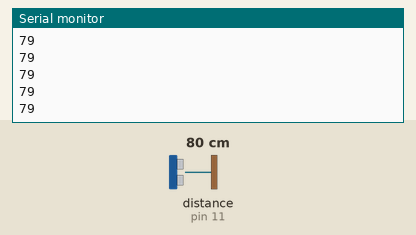
Simulated run of this sketch. Board: Arduino Uno, built with avr-gcc and run on an emulated ATmega328P. Shown: the last lines printed to the serial monitor. Wiring (inferred from the names in the program): ultrasonic range finder: trigger pin 10; echo pin 11. Inputs (shaded band) come from the test bench; at power-on: distance to the obstacle (sensor on pin 11) 80 cm. The echo pulse lasts 58.3 µs per cm.

Above: at 1.2 s.
1.3 s: distance to the obstacle (sensor on pin 11) set to 2 cm
At 1.71 s:
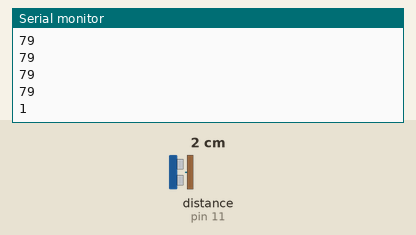
2.8 s: distance to the obstacle (sensor on pin 11) set to 4 cm
At 2.97 s:
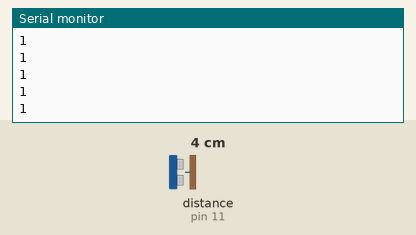
Timing chart, 0 to 5.8 s (numbered marks = the images above; inputs shaded):
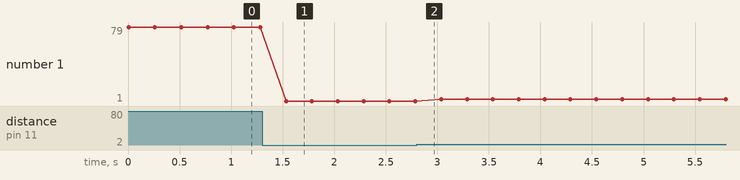

The sketch:

200912_Srf05.ino
```cpp
// Kết nối Arduino với cảm biến SRF05:
//    Arduino pin        SRF05 pin
//       10        ---     TRIGGER
//       11        ---     ECHO
//       VCC       ---     VCC
//       GND       ---     GND

int TRIGGER_PIN = 10; /*kích hoạt quá trình phát sóng âm, quá trình kích hoạt khi một chu kì điện cao / thấp diễn ra.*/
int ECHO_PIN    = 11; /*bình thường sẽ ở trạng thái 0V, được kích hoạt lên 5V ngay khi có tín hiệu trả về, sau đó trở về 0V.*/
#define time_out 30000 /*vượt quá 30000 us sẽ dừng bộ đếm thời gian và trả về giá trị 0*/

// Hàm setup() chạy một lần:
void setup()
{
  Serial.begin(9600);
  pinMode(TRIGGER_PIN, OUTPUT); /*Xuất tín hiệu ở chân TRIP*/
  pinMode(ECHO_PIN, INPUT); /*Nhận tín hiệu ở chân ECHO*/
}


// Hàm loop() chạy lặp lại vô hạn:
void loop()
{
  //int distance_cm = srf05.ping_cm();  // đo khoảng cách (đơn vị cm)
  long distance_cm = get_distance();
  if(distance_cm <= 0) Serial.println(500);
  else Serial.println(distance_cm);
  delay(250);  // thời gian trễ giữa mỗi lần đọc
}

//Hàm trả về khoảng cách mà cảm biến đo được (đơn vị cm)
long get_distance()
{
  /*Cần truyền tín hiệu cho chân TRIGGER theo chu kỳ LOW HIGH LOW*/
  digitalWrite(TRIGGER_PIN, LOW);
  delayMicroseconds(2);
  digitalWrite(TRIGGER_PIN, HIGH);
  delayMicroseconds(10);
  digitalWrite(TRIGGER_PIN, LOW);

  long time_value = pulseIn(ECHO_PIN, HIGH, time_out); /*sẽ trả về thời gian tín hiệu nhảy từ mức HIGH xuống LOW*/
  return time_value / 29.4 / 2.0; /*vận tốc âm thanh: 340m/s,  1cm đi được 29.4 us*/
}
```

Measured:
- after the input at 1.3 s, the serial monitor: prints a new line after 0.23 s (image 1)
- plotted number 1: 79 → 1 after the input at 1.3 s, 1 → 3 after the input at 2.8 s
